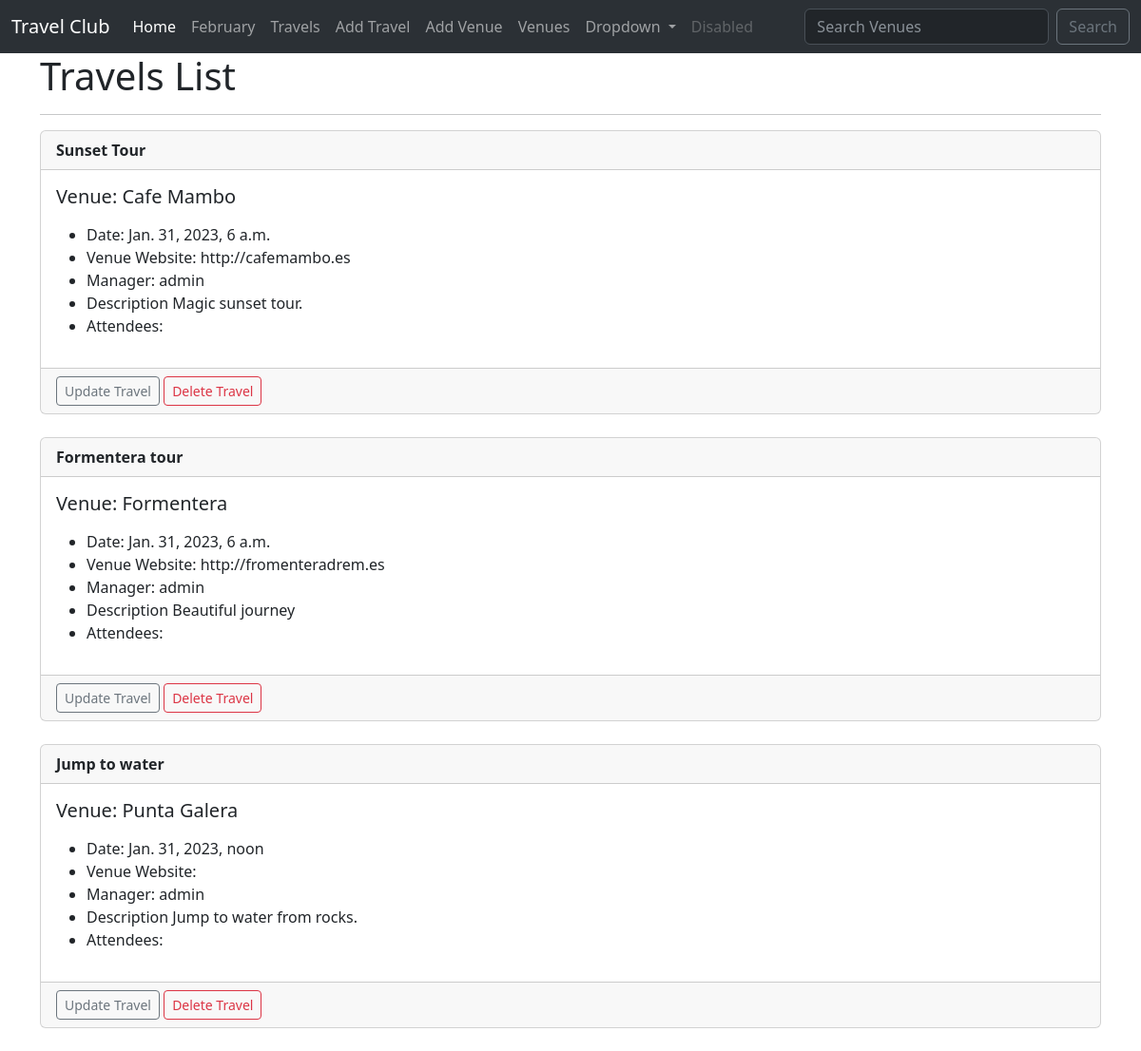
The page /travels on the database as committed earlier.
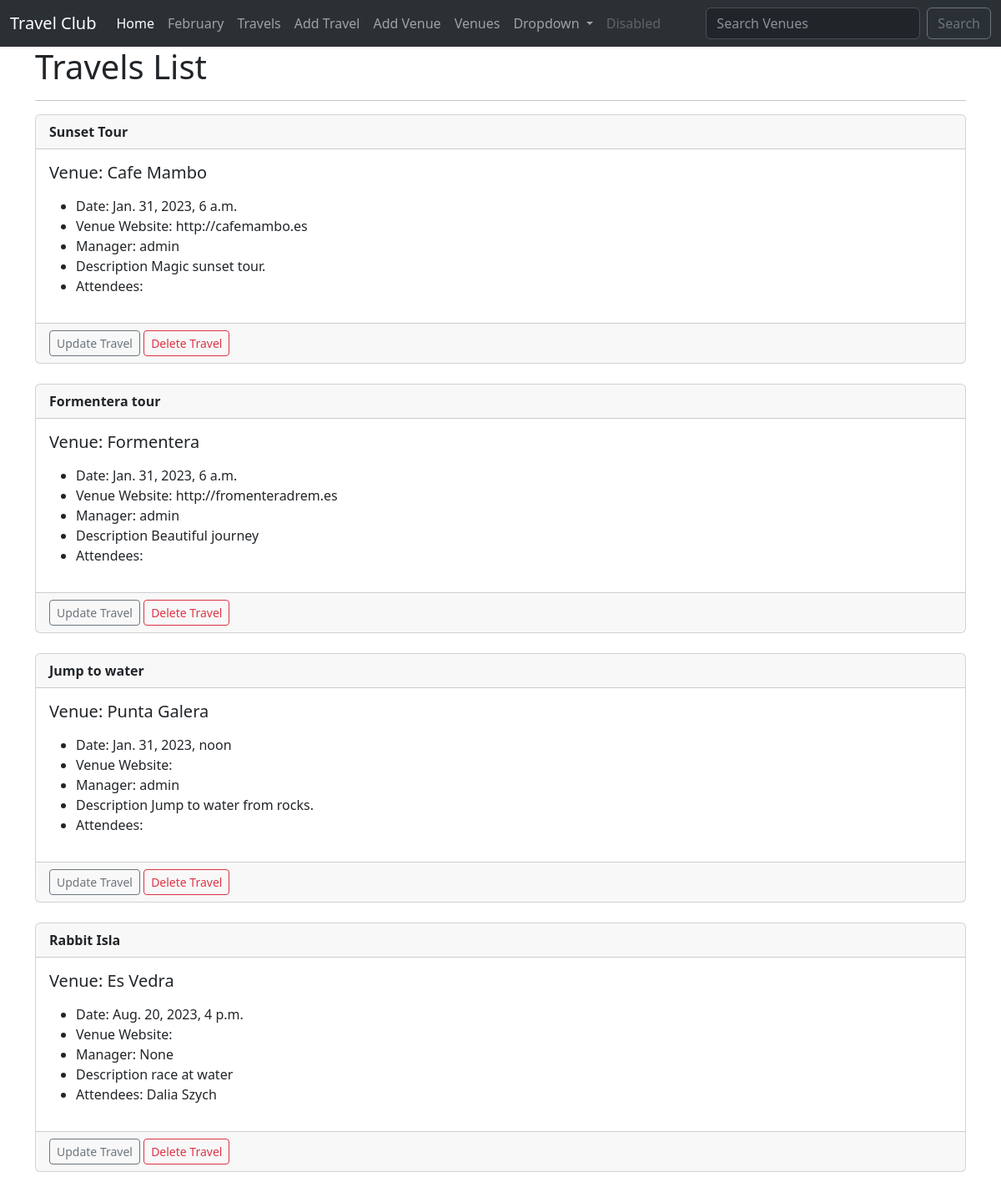
The same page on the database as committed later.
### travel/models.py (models this page shows)
class Travel(models.Model):
    name = models.CharField('Travel Name', max_length=120)
    travel_date = models.DateTimeField('Travel Date')
    venue = models.ForeignKey(
        Venue, blank=True, null=True, on_delete=models.CASCADE)
    manager = models.ForeignKey(User, blank=True, null=True, on_delete=models.SET_NULL)
    description = models.TextField(blank=True)
    attendees = models.ManyToManyField(TravelUser, blank=True)
    def __str__(self):
        return self.name

class Venue(models.Model):
    name = models.CharField('Venue Name', max_length=120)
    address = models.CharField(max_length=300)
    zip_code = models.CharField('Zip Code', max_length=15)
    phone = models.CharField('Contact Phone', max_length=25, blank=True)
    web = models.URLField('Website Address', blank=True)
    email_address = models.EmailField('Email', blank=True)
    def __str__(self):
        return self.name

class TravelUser(models.Model):
    first_name = models.CharField(max_length=30)
    last_name = models.CharField(max_length=30)
    email = models.EmailField('User Email')
    def __str__(self):
        return self.first_name + ' ' + self.last_name

### travel/views.py (the view)
# urls.py: path('travels', views.all_travels, name='list-travels'),
def all_travels(request):
    travel_list = Travel.objects.all().order_by('travel_date')
    return render(request, 'travel/travel_list.html', {
        'travel_list': travel_list
    })

### travel/templates/travel/travel_list.html
{% extends 'travel/base.html' %}
{% block content %}
<h1>Travels List</h1>
<hr>
    {% for travel in travel_list %}
    <div class="card">
        <div class="card-header">
            <strong>{{ travel }}</strong>
        </div>
        <div class="card-body">
          <h5 class="card-title">Venue: {{ travel.venue }}</h5>
          <p class="card-text">
            <ul>
                <li>Date: {{ travel.travel_date }} </li>
                <li>Venue Website: {{ travel.venue.web }} </li>
                <li>Manager: {{ travel.manager }} </li>
                <li>Description {{ travel.description }} </li>
                <li>Attendees:
                {% for user in travel.attendees.all %}
                {{ user }}
                {% endfor %}
            </li>
            </ul>
          </p>
        </div>
        <div class="card-footer text-muted">
          <a href="{% url 'update-travel' travel.id %}" class="btn btn-outline-secondary btn-sm">Update Travel</a>
          <a href="{% url 'delete-travel' travel.id %}" class="btn btn-outline-danger btn-sm">Delete Travel</a>
        </div>
      </div>
      <br>
    {% endfor %}
{% endblock %}

### travel/templates/travel/base.html (shortened to what this page needs)
<!doctype html>
<html lang="en">
  <head>
    <link href="https://cdn.jsdelivr.net/npm/bootstrap@5.3.0-alpha1/dist/css/bootstrap.min.css" rel="stylesheet">
  </head>
  <body>
    {% include 'travel/navbar.html' %}
<div class="container">
    {% block content %}
    {% endblock %}
</div>
  </body>
</html>

### travel/templates/travel/navbar.html (shortened to what this page needs)
<nav class="navbar  navbar-expand-lg bg-body-tertiary" data-bs-theme="dark">
    <div class="container-fluid">
      <a class="navbar-brand" href="{% url 'home' %}">Travel Club</a>
      <div class="collapse navbar-collapse" id="navbarSupportedContent">
        <ul class="navbar-nav me-auto mb-2 mb-lg-0">
          <li class="nav-item">
            <a class="nav-link active" aria-current="page" href="#">Home</a>
          </li>
          <li class="nav-item">
            <a class="nav-link" href="{% url 'home' '2023' 'February' %}">February</a>
          </li>
          <li class="nav-item">
            <a class="nav-link" href="{% url 'list-travels' %}">Travels</a>
          </li>
          <li class="nav-item">
            <a class="nav-link" href="{% url 'add-travel' %}">Add Travel</a>
          </li>
          <li class="nav-item">
            <a class="nav-link" href="{% url 'add-venue' %}">Add Venue</a>
          </li>
          <li class="nav-item">
            <a class="nav-link" href="{% url 'list-venues' %}">Venues</a>
          </li>
          <li class="nav-item dropdown">
            <a class="nav-link dropdown-toggle" href="#" role="button" data-bs-toggle="dropdown" aria-expanded="false">
              Dropdown
            </a>
          </li>
          <li class="nav-item">
            <a class="nav-link disabled">Disabled</a>
          </li>
        </ul>
        <form class="d-flex" role="search" method=POST action="{% url 'search-venues' %}">
          <input class="form-control me-2 bg-dark" type="search" placeholder="Search Venues" aria-label="Search" name="searched">
          <button class="btn btn-outline-secondary" type="submit">Search</button>
        </form>
      </div>
    </div>
  </nav>

Rows that differ between the two databases and show on the page:
added Travel: name "Rabbit Isla", venue "Es Vedra", travel_date "Aug. 20, 2023, 4 p.m.", manager "None", description "race at water"
now on this page (row unchanged): TravelUser: first_name+last_name "Dalia Szych"
